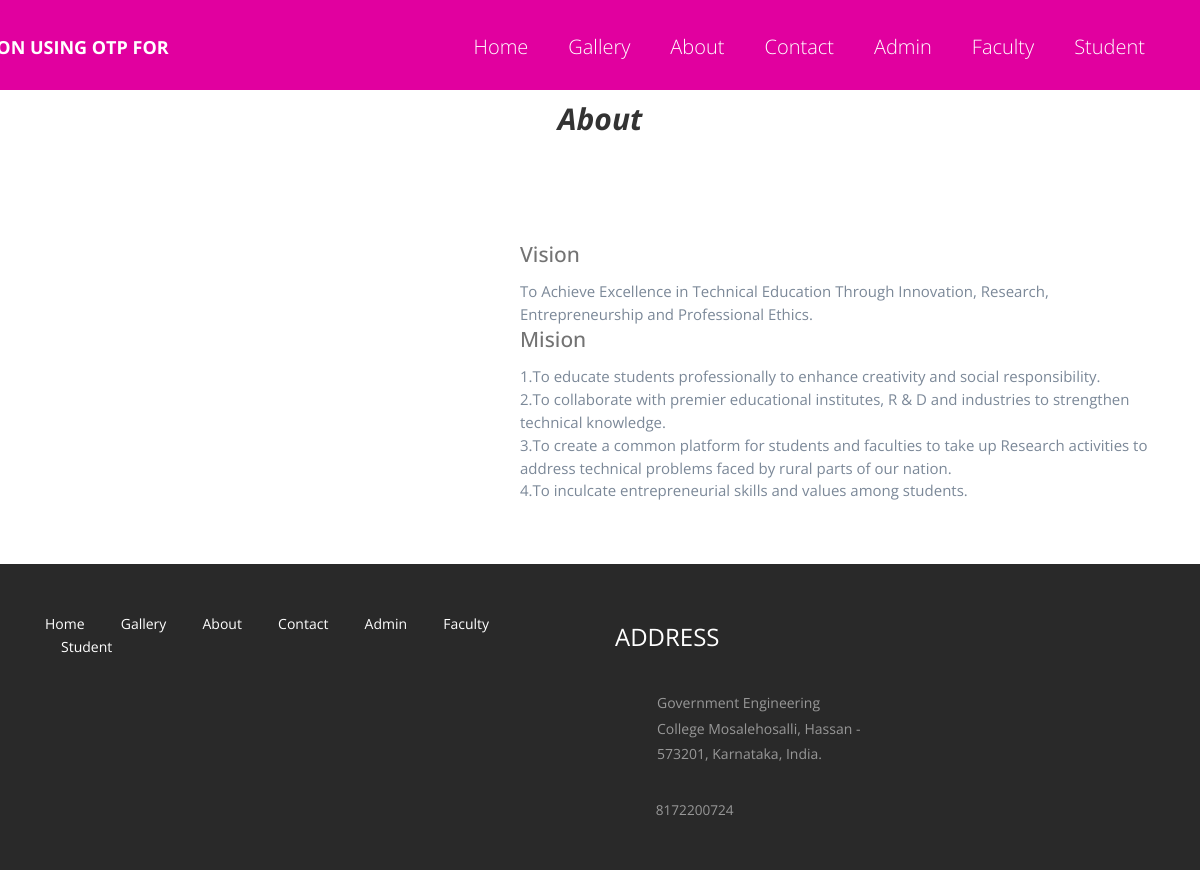
Page /about.php on the committed database.
### tables this page shows
CREATE TABLE IF NOT EXISTS `tblpage` (
  `ID` int NOT NULL AUTO_INCREMENT,
  `PageType` varchar(200) DEFAULT NULL,
  `PageTitle` mediumtext,
  `PageDescription` mediumtext,
  `Email` varchar(200) DEFAULT NULL,
  `MobileNumber` bigint DEFAULT NULL,
  `UpdationDate` date DEFAULT NULL,
  PRIMARY KEY (`ID`)
);

### about.php (the view, shortened to what this page needs)
<?php
include('includes/dbconnection.php');
?>
<!doctype html>
<html>
<head>
<link href="css/bootstrap.css" rel="stylesheet" type="text/css" media="all">
<link href="css/style.css" rel="stylesheet" type="text/css"/>
</head>
	<body>
<?php include_once('includes/header.php');?>
	<div class="container" style="text-align: center; font-style:italic;">
	<h2><b>About</b></h2>
	</div>
<div class="about">
	 <div class="container">
		 <div class="about-info-grids">
			 <div class="col-md-5 abt-pic">
			 </div>
			 <div class="col-md-7 abt-info-pic">
			 	<?php
$sql="SELECT * from tblpage where PageType='aboutus'";
$query = $dbh -> prepare($sql);
$query->execute();
$results=$query->fetchAll(PDO::FETCH_OBJ);
$cnt=1;
if($query->rowCount() > 0)
{
foreach($results as $row)
{               ?>
				 <p><?php  echo ($row->PageDescription);?></p><?php $cnt=$cnt+1;}} ?>
			 </div>
			 <div class="clearfix"> </div>
		 </div>
	 </div>
</div>
<?php include_once('includes/footer.php');?>
	</body>
</html>

### includes/footer.php (shortened to what this page needs)
<div class="footer">
    <div class="container">
      <div class="col-md-6 footer-left">
        <ul>
          <li><a href="index.php">Home</a></li>
          <li><a href="gallery.php">Gallery</a></li>
          <li><a href="about.php">About</a></li>
          <li><a href="contact.php">Contact</a></li>
          <li><a href="admin/login.php">Admin</a></li>
          <li><a href="faculty/login.php">Faculty</a></li>
          <li><a href="user/login.php">Student</a></li>
        </ul>
      </div>
      <div class="col-md-3 footer-middle">
        <?php
$sql="SELECT * from tblpage where PageType='contactus'";
$query = $dbh -> prepare($sql);
$query->execute();
$results=$query->fetchAll(PDO::FETCH_OBJ);
$cnt=1;
if($query->rowCount() > 0)
{
foreach($results as $row)
{               ?>
        <h3>Address</h3>
        <div class="address">
        <a href="https://www.google.com/maps/place/Government+Engineering+college+Mosalehosalli/@12.883897,76.166888,15z/data=!4m6!3m5!1s0x3ba541118b53bce3:0xfce268fbdd872cb!8m2!3d12.8838973!4d76.1668882!16s%2Fg%2F11n09w0jcq?hl=en">  <p ><?php  echo htmlentities($row->PageDescription);?>
          </p></a>
        </div>
        <div class="phone">
          <p><?php  echo htmlentities($row->MobileNumber);?></p>
        </div>
      <?php $cnt=$cnt+1;}} ?></div>
      <div class="clearfix"> </div>
    </div>
  </div>

### css/style.css (style rules this page uses)
html, body { font-family: 'Open Sans', sans-serif; font-size: 100%; background: #FFf; }
body a { transition:0.5s all; -webkit-transition:0.5s all; -moz-transition:0.5s all; -o-transition:0.5s all; -ms-transition:0.5s all; }
h1,h2,h3,h4,h5,h6 { margin:0; }
p { margin:0; font-family: 'Open Sans', sans-serif; }
ul { margin:0; padding:0; }
.footer { padding:3em 0; background:#292929; }
.footer-left ul { padding:0; margin:0; }
.footer-left ul li { display:inline-block; margin:0 1em; }
.footer-left ul li:nth-child(1) { margin-left:0; }
.footer-left ul li a { color:#FFF; font-size:14px; }
.footer-middle h3 { color: #FFFFFF; font-size: 1.5em; font-weight: 400; margin: 0; text-transform: uppercase; }
.address p { color: #989898; font-size: 14px; line-height: 1.8em; padding-left: 3em; margin: 2em 0 0 0; background: url(../images/location.png) no-repeat 0px 5px; }
.phone { margin-top:2em; }
.phone p { color: #989898; font-size: .85em; line-height: 1.8em; padding-left: 3em; margin: 2em 0 0 0; background: url(../images/phone.png) no-repeat 0px 0px; }
.about { padding:3em 0; }
.about-info-grids { margin-top:2em; }
.abt-pic { padding-left:0; }
.abt-info-pic { padding-right:0; }
.abt-info-pic h3 { font-size: 1.4em; color: #737373; line-height: 1.3em; padding-top: 0; }
.abt-info-pic p { line-height: 1.7em; margin-top: 1em; font-size: .85em; color: #777; }
.grid_5 h1, h2, h3, h4, h5, h6 { padding: 12px 0; }

### rows in the picture
tblpage: PageDescription "Vision To Achieve Excellence in Technical Education Through Innovation, Research, Entrepreneurship and Professional Ethics. Mision 1.To educate students professionally to enhance creativity and social responsibility. 2.To collaborate with premier educational institutes, R & D and industries to strengthen technical knowledge. 3.To create a common platform for students and faculties to take up Research activities to address technical problems faced by rural parts of our nation. 4.To inculcate entrepreneurial skills and values among students."
tblpage: PageDescription "Government Engineering College Mosalehosalli, Hassan - 573201, Karnataka, India.", MobileNumber "8172200724"
